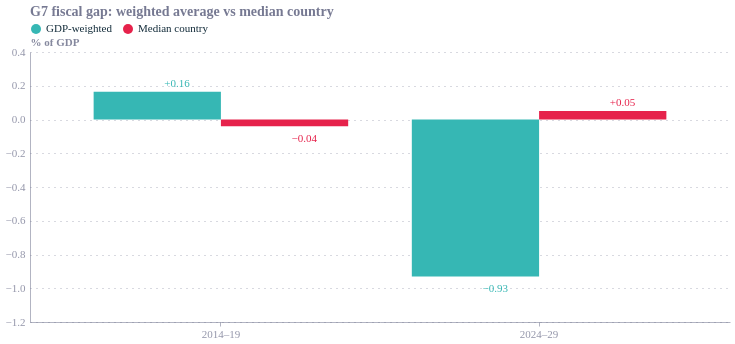

Notebook code cell kept with this figure:
### Code cell
rows = []
for name, (a, b) in {"2014–19": pre, "2024–29": post}.items():
    rows.append({"period": name, "measure": "GDP-weighted", "gap": weighted.loc[a:b].mean()})
    rows.append({"period": name, "measure": "Median country", "gap": gap.loc[a:b].mean().median()})
wm_df = pd.DataFrame(rows)
base = alt.Chart(wm_df).encode(
    x=alt.X("period:N", title=None, axis=alt.Axis(labelAngle=0)),
    xOffset=alt.XOffset("measure:N"),
    y=alt.Y("gap:Q", title="% of GDP", scale=alt.Scale(domain=[-1.2, 0.4])),
    color=alt.Color("measure:N", title=None, legend=alt.Legend(orient="top", direction="horizontal")))
txt = alt.Text("gap:Q", format="+.2f")
pos = base.mark_text(dy=-8, fontSize=11).encode(text=txt).transform_filter("datum.gap > 0")
neg = base.mark_text(dy=13, fontSize=11).encode(text=txt).transform_filter("datum.gap <= 0")
fig2 = (base.mark_bar() + pos + neg).properties(width=W, height=H,
        title="G7 fiscal gap: weighted average vs median country")
save(fig2, "g7_fig02_weighted_vs_median"); dump(wm_df.set_index("period"), "g7_fig02_weighted_vs_median")
fig2

### Figure 1 — Vega-Lite specification as saved in the notebook (floating-point values rounded to 4 significant figures)
{"config": {"font": "Circular Std", "text": {"color": "#676A86", "align": "left", "baseline": "middle", "dx": 7, "dy": 0, "fontSize": 11}, "view": {"stroke": null, "continuousWidth": 400, "continuousHeight": 300, "discreteWidth": 400, "discreteHeight": 300}, "range": {"category": ["#36B7B4", "#E6224B", "#F4C245", "#0063AF", "#00A767", "#179FDB", "#EB5C2E"], "diverging": ["#E6224B", "#E54753", "#C9C9C9", "#179FDB", "#122B39"], "heatmap": ["#C9C9C9", "#179FDB", "#0063AF", "#122B39"], "ordinal": ["#00A767", "#36B7B4", "#179FDB", "#0063AF", "#243B5A"]}, "bar": {"color": "#179fdb"}, "line": {"color": "#e6224b"}, "rule": {"color": "#676A86"}, "area": {"opacity": 0.3}, "point": {"filled": true, "size": 80, "color": "#e6224b", "opacity": 0.95}, "geoshape": {"stroke": "white", "strokeWidth": 0.3}, "rect": {"fill": "#d6d4d4", "opacity": 0.3}, "axis": {"labelColor": "#676A86", "labelFontSize": 11, "labelFont": "Circular Std", "labelOpacity": 0.7, "tickColor": "#676A86", "tickOpacity": 0.5, "domainColor": "#676A86", "domainOpacity": 0.5, "gridColor": "#676A86", "gridDash": [2, 2], "gridOpacity": 0.5, "title": null, "titleColor": "#676A86", "titleOpacity": 0.8, "tickSize": 4}, "axisXDiscrete": {"grid": false, "labelAngle": 0, "tickCount": 10, "tickOpacity": 0.5, "title": null}, "axisYDiscrete": {"ticks": false, "labelPadding": 5}, "axisXTemporal": {"grid": false, "ticks": true}, "axisXQuantitative": {"grid": true}, "axisYQuantitative": {"gridColor": "#676A86", "gridDash": [1, 5], "gridOpacity": 0.5, "ticks": false, "labelPadding": 5, "tickCount": 8, "titleAngle": 0, "titleAlign": "left", "titleBaseline": "bottom", "titleX": 0, "titleY": -5}, "title": {"color": "#676A86E6", "subtitleColor": "#676A86", "font": "Circular Std", "subtitleFont": "Circular Std", "anchor": "start", "fontSize": 14, "subtitleFontSize": 12, "subtitlePadding": 4, "offset": 0, "frame": "group"}, "legend": {"titleColor": "#122b39", "title": null, "labelColor": "#122b39", "labelFontSize": 11}}, "layer": [{"mark": {"type": "bar"}, "encoding": {"color": {"field": "measure", "legend": {"direction": "horizontal", "orient": "top"}, "title": null, "type": "nominal"}, "x": {"axis": {"labelAngle": 0}, "field": "period", "title": null, "type": "nominal"}, "xOffset": {"field": "measure", "type": "nominal"}, "y": {"field": "gap", "scale": {"domain": [-1.2, 0.4]}, "title": "% of GDP", "type": "quantitative"}}}, {"mark": {"type": "text", "dy": -8, "fontSize": 11}, "encoding": {"color": {"field": "measure", "legend": {"direction": "horizontal", "orient": "top"}, "title": null, "type": "nominal"}, "text": {"field": "gap", "format": "+.2f", "type": "quantitative"}, "x": {"axis": {"labelAngle": 0}, "field": "period", "title": null, "type": "nominal"}, "xOffset": {"field": "measure", "type": "nominal"}, "y": {"field": "gap", "scale": {"domain": [-1.2, 0.4]}, "title": "% of GDP", "type": "quantitative"}}, "transform": [{"filter": "datum.gap > 0"}]}, {"mark": {"type": "text", "dy": 13, "fontSize": 11}, "encoding": {"color": {"field": "measure", "legend": {"direction": "horizontal", "orient": "top"}, "title": null, "type": "nominal"}, "text": {"field": "gap", "format": "+.2f", "type": "quantitative"}, "x": {"axis": {"labelAngle": 0}, "field": "period", "title": null, "type": "nominal"}, "xOffset": {"field": "measure", "type": "nominal"}, "y": {"field": "gap", "scale": {"domain": [-1.2, 0.4]}, "title": "% of GDP", "type": "quantitative"}}, "transform": [{"filter": "datum.gap <= 0"}]}], "data": {"name": "data-7ed5545e69acc5397e57f4413ba1b513"}, "height": 270, "title": "G7 fiscal gap: weighted average vs median country", "width": 700, "$schema": "https://vega.github.io/schema/vega-lite/v6.4.1.json", "datasets": {"data-7ed5545e69acc5397e57f4413ba1b513": [{"period": "2014–19", "measure": "GDP-weighted", "gap": 0.1637}, {"period": "2014–19", "measure": "Median country", "gap": -0.04014}, {"period": "2024–29", "measure": "GDP-weighted", "gap": -0.9299}, {"period": "2024–29", "measure": "Median country", "gap": 0.05072}]}}
